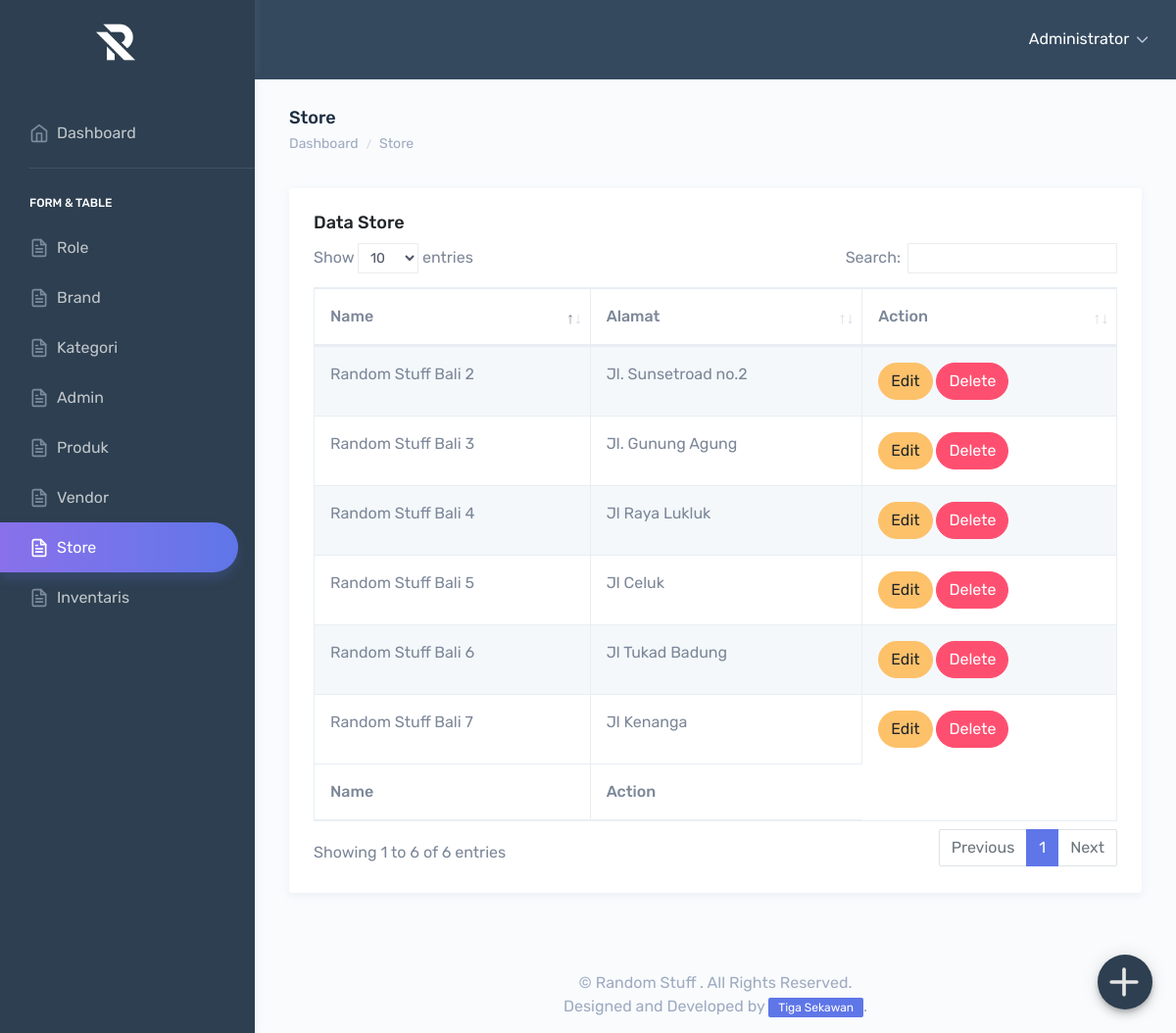
Page /store/index.php (signed in) on the committed database.
### tables this page shows
CREATE TABLE `store` (
  `id_store` int(11) NOT NULL,
  `nama_store` varchar(100) NOT NULL,
  `alamat_store` varchar(100) NOT NULL
);

### models/Store.php (called while the page is built, shortened)
<?php
require_once $BASE_URL . "/libraries/Model.php";
    $store = new Store();
?>

### libraries/Database.php (called while the page is built, shortened)
<?php
    class Database{
        private $DB_HOST = 'localhost';
        private $DB_USER = 'root';
        private $DB_PASS = '';
        private $DB_NAME = 'random_stuff';
        public function __construct(){
            $this->conn = new PDO("mysql:host=" . $this->DB_HOST .";dbname=" . $this->DB_NAME, $this->DB_USER, $this->DB_PASS);
        }
    }
?>

### libraries/Model.php (called while the page is built, shortened)
<?php
require_once "Database.php";
    class Model extends Database{
        public function all(){
            $sql = "SELECT * FROM " . $this->table;
            $query = $this->conn->query($sql);
            $rows = $query->fetchAll();
            return $rows;
        }
    }
?>

### store/index.php (the view, shortened to what this page needs)
<?php
	require_once "../autoload.php";
    require_once $BASE_URL . "/models/Store.php";
?>
<div id="main-wrapper" data-theme="light" data-layout="vertical" data-navbarbg="skin6" data-sidebartype="full" data-sidebar-position="fixed" data-header-position="fixed" data-boxed-layout="full">
        <div class="page-wrapper">
            <div class="page-breadcrumb">
                <div class="row">
                    <div class="col-7 align-self-center">
                        <h4 class="page-title text-truncate text-dark font-weight-medium mb-1">Store</h4>
                        <div class="d-flex align-items-center">
                            <nav aria-label="breadcrumb">
                                <ol class="breadcrumb m-0 p-0">
                                    <li class="breadcrumb-item"><a href="../dashboard/index.php" class="text-muted">Dashboard</a></li>
                                    <li class="breadcrumb-item text-muted active" aria-current="page">Store</li>
                                </ol>
                            </nav>
                        </div>
                        <div>
						    <div class="btn-google docs-homescreen-fab" >
                                <a class="white" href="add.php">
                                    <span class="add-data" data-feather="plus" width="50px" height="50px"></span>
                                </a>
                            </div>
                        </div>
                    </div>
                </div>
            </div>
            <div class="container-fluid">
                <div class="row">
                    <div class="col-12">
                        <div class="card">
                            <div class="card-body">
                                <h4 class="card-title">Data Store</h4>
                                <div class="table-responsive">
                                    <table id="zero_config" class="table table-striped table-bordered display no-wrap"
                                        style="width:100%">
                                        <thead>
                                            <tr>
                                                <th>Name</th>
                                                <th>Alamat</th>
                                                <th>Action</th>
                                            </tr>
                                        </thead>
                                        <tbody>
										<?php
											foreach($store->all() as $data){
												?>
													<tr>
														<td><?= $data['nama_store'] ?></td>
														<td><?= $data['alamat_store'] ?></td>
														<td>
															<a class="btn btn-warning" href="edit.php?id=<?= $data['id_store'] ?>">Edit</a>
                                                            <a class="btn btn-danger" href="delete.php?id=<?= $data['id_store'] ?>">Delete</a>
														</td>
													</tr>
												<?php
											}
										?>
                                        </tbody>
                                        <tfoot>
                                            <tr>
                                                <th>Name</th>
                                                <th>Action</th>
                                            </tr>
                                        </tfoot>
                                    </table>
                                </div>
                            </div>
                        </div>
                    </div>
                </div>
            </div>
            <footer class="footer text-center text-muted">
            &copy Random Stuff . All Rights Reserved. <br> Designed and Developed by <span class="badge badge-primary">Tiga Sekawan</span>.
            </footer>
        </div>
    </div>

### rows in the picture
store: nama_store "Random Stuff Bali 2", alamat_store "Jl. Sunsetroad no.2"
store: nama_store "Random Stuff Bali 3", alamat_store "Jl. Gunung Agung"
store: nama_store "Random Stuff Bali 4", alamat_store "Jl Raya Lukluk"
store: nama_store "Random Stuff Bali 5", alamat_store "Jl Celuk"
store: nama_store "Random Stuff Bali 6", alamat_store "Jl Tukad Badung"
store: nama_store "Random Stuff Bali 7", alamat_store "Jl Kenanga"

### other values in the picture
$_SESSION['role'] "Administrator"
